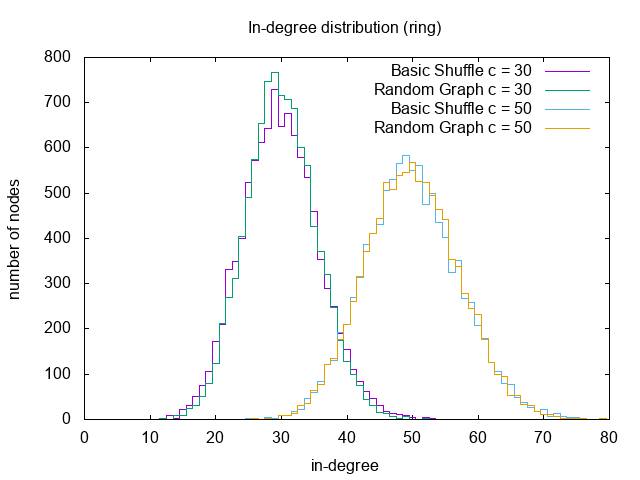

Recreate this plot in gnuplot.
set terminal png enhanced
set output 'plotInDegree-ring.png'

set title "In-degree distribution (ring)"
set xlabel "in-degree"
set ylabel "number of nodes"
set key right top
plot "ring/id30.txt" title 'Basic Shuffle c = 30' with histeps, \
	"random/idRandom30.txt" title 'Random Graph c = 30' with histeps, \
	"ring/id50.txt" title 'Basic Shuffle c = 50' with histeps, \
	"random/idRandom50.txt" title 'Random Graph c = 50' with histeps
	